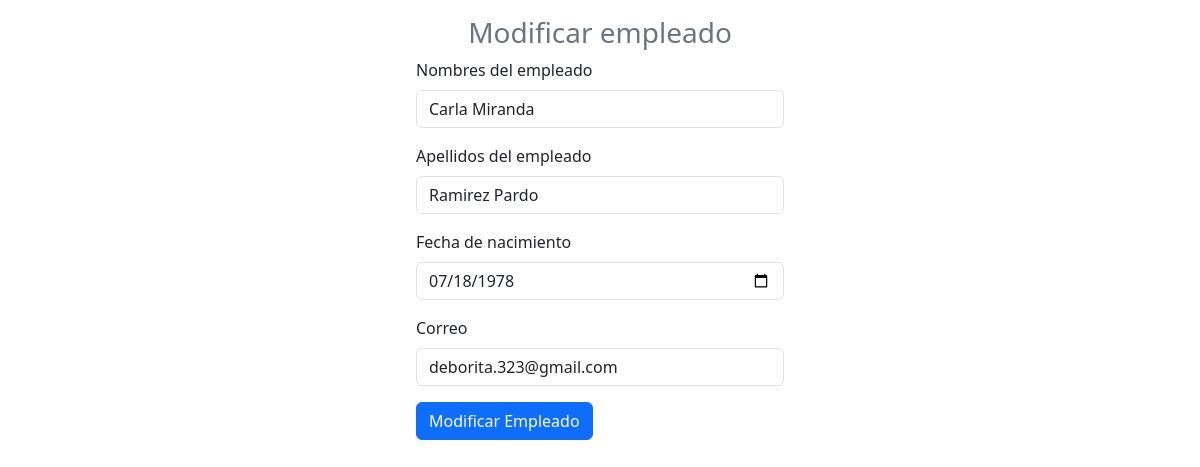
Screenshot of /vista/modificar_empleado.php?id=2 (signed in) with the database file from the repository.
### tables this page shows
CREATE TABLE `empleados` (
  `CodEmp` int(11) NOT NULL,
  `NomEmp` varchar(50) NOT NULL,
  `ApeEmp` varchar(50) NOT NULL,
  `FnaEmp` date NOT NULL,
  `CorEmp` varchar(50) NOT NULL
);

### vista/modificar_empleado.php (the view, shortened to what this page needs)
<?php
include("../modelo/conexion.php");
$id=$_GET["id"];
$sql=$con->query(" SELECT * FROM empleados WHERE CodEmp=$id ");
 ?>
 <!DOCTYPE html>
 <html>
 <head>
 	<link href="https://cdn.jsdelivr.net/npm/bootstrap@5.3.0/dist/css/bootstrap.min.css" rel="stylesheet">
 </head>
 <body>
 	<form class="col-4 p-3 m-auto" method="POST">
		<h3 class="text-center text-secondary ">Modificar empleado</h3>
        <?php
        include("../controlador/modi_empleado.php");
        while ($datos=$sql->fetch_object()){?>
        	<div class="mb-3">
             <label for="exampleInputEmail1" class="form-label">Nombres del empleado</label>
             <input type="text" class="form-control" name="nombre" value="<?= $datos->NomEmp ?>">
            </div>
            <div class="mb-3">
             <label for="exampleInputEmail1" class="form-label">Apellidos del empleado</label>
             <input type="text" class="form-control" name="apellido" value="<?= $datos->ApeEmp ?>">
            </div>
            <div class="mb-3">
             <label for="exampleInputEmail1" class="form-label">Fecha de nacimiento</label>
             <input type="date" class="form-control" name="fecha" value="<?= $datos->FnaEmp ?>">
            </div>
            <div class="mb-3">
             <label for="exampleInputEmail1" class="form-label">Correo</label>
             <input type="text" class="form-control" name="correo" value="<?= $datos->CorEmp ?>">
            </div>
        <?php }
         ?>
            <button type="submit" class="btn btn-primary" name="btnmodificar" value="ok">Modificar Empleado</button>
    </form>
 </body>
 </html>

### rows the page displays
empleados: nombre "Carla Miranda", apellido "Ramirez Pardo", fecha "07/18/1978", correo "deborita.323@gmail.com"
